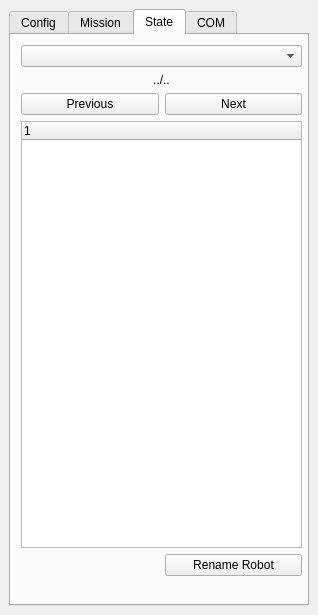
<?xml version="1.0" encoding="UTF-8"?>
<ui version="4.0">
 <class>SeabotDockWidgetBase</class>
 <widget class="QDockWidget" name="SeabotDockWidgetBase">
  <property name="windowModality">
   <enum>Qt::NonModal</enum>
  </property>
  <property name="geometry">
   <rect>
    <x>0</x>
    <y>0</y>
    <width>318</width>
    <height>615</height>
   </rect>
  </property>
  <property name="sizePolicy">
   <sizepolicy hsizetype="Maximum" vsizetype="Maximum">
    <horstretch>0</horstretch>
    <verstretch>0</verstretch>
   </sizepolicy>
  </property>
  <property name="minimumSize">
   <size>
    <width>250</width>
    <height>269</height>
   </size>
  </property>
  <property name="windowTitle">
   <string>Seabot</string>
  </property>
  <widget class="QWidget" name="dockWidgetContents">
   <property name="sizePolicy">
    <sizepolicy hsizetype="Expanding" vsizetype="Expanding">
     <horstretch>0</horstretch>
     <verstretch>0</verstretch>
    </sizepolicy>
   </property>
   <property name="minimumSize">
    <size>
     <width>250</width>
     <height>250</height>
    </size>
   </property>
   <property name="baseSize">
    <size>
     <width>250</width>
     <height>250</height>
    </size>
   </property>
   <layout class="QGridLayout" name="gridLayout">
    <item row="0" column="0">
     <widget class="QTabWidget" name="tabWidget">
      <property name="sizePolicy">
       <sizepolicy hsizetype="Maximum" vsizetype="Maximum">
        <horstretch>0</horstretch>
        <verstretch>0</verstretch>
       </sizepolicy>
      </property>
      <property name="minimumSize">
       <size>
        <width>100</width>
        <height>220</height>
       </size>
      </property>
      <property name="maximumSize">
       <size>
        <width>524287</width>
        <height>524287</height>
       </size>
      </property>
      <property name="baseSize">
       <size>
        <width>250</width>
        <height>250</height>
       </size>
      </property>
      <property name="autoFillBackground">
       <bool>false</bool>
      </property>
      <property name="currentIndex">
       <number>2</number>
      </property>
      <property name="elideMode">
       <enum>Qt::ElideNone</enum>
      </property>
      <widget class="QWidget" name="tab_config">
       <property name="sizePolicy">
        <sizepolicy hsizetype="Maximum" vsizetype="Maximum">
         <horstretch>0</horstretch>
         <verstretch>0</verstretch>
        </sizepolicy>
       </property>
       <attribute name="title">
        <string>Config</string>
       </attribute>
       <widget class="QWidget" name="verticalLayoutWidget">
        <property name="geometry">
         <rect>
          <x>10</x>
          <y>10</y>
          <width>281</width>
          <height>381</height>
         </rect>
        </property>
        <layout class="QVBoxLayout" name="verticalLayout_2" stretch="1,0,1,0,0,0,0,0,0,0,0,0,0,0,0,0">
         <property name="spacing">
          <number>3</number>
         </property>
         <property name="sizeConstraint">
          <enum>QLayout::SetDefaultConstraint</enum>
         </property>
         <property name="leftMargin">
          <number>0</number>
         </property>
         <property name="topMargin">
          <number>0</number>
         </property>
         <property name="rightMargin">
          <number>0</number>
         </property>
         <property name="bottomMargin">
          <number>0</number>
         </property>
         <item>
          <widget class="QLabel" name="label_status">
           <property name="minimumSize">
            <size>
             <width>0</width>
             <height>0</height>
            </size>
           </property>
           <property name="maximumSize">
            <size>
             <width>16777215</width>
             <height>16777215</height>
            </size>
           </property>
           <property name="text">
            <string>Status</string>
           </property>
           <property name="alignment">
            <set>Qt::AlignCenter</set>
           </property>
          </widget>
         </item>
         <item>
          <widget class="QPushButton" name="pushButton_seabot">
           <property name="minimumSize">
            <size>
             <width>100</width>
             <height>0</height>
            </size>
           </property>
           <property name="text">
            <string>Enable Seabot Position</string>
           </property>
           <property name="checkable">
            <bool>true</bool>
           </property>
          </widget>
         </item>
         <item>
          <widget class="QPushButton" name="pushButton_boat">
           <property name="minimumSize">
            <size>
             <width>100</width>
             <height>0</height>
            </size>
           </property>
           <property name="text">
            <string>Enable Boat Position</string>
           </property>
           <property name="checkable">
            <bool>true</bool>
           </property>
          </widget>
         </item>
         <item>
          <widget class="QPushButton" name="pushButton_mission">
           <property name="minimumSize">
            <size>
             <width>100</width>
             <height>0</height>
            </size>
           </property>
           <property name="text">
            <string>Enable Mission Status</string>
           </property>
           <property name="checkable">
            <bool>true</bool>
           </property>
          </widget>
         </item>
         <item>
          <spacer name="verticalSpacer">
           <property name="orientation">
            <enum>Qt::Vertical</enum>
           </property>
           <property name="sizeHint" stdset="0">
            <size>
             <width>20</width>
             <height>10</height>
            </size>
           </property>
          </spacer>
         </item>
         <item>
          <widget class="Line" name="line">
           <property name="orientation">
            <enum>Qt::Horizontal</enum>
           </property>
          </widget>
         </item>
         <item>
          <widget class="QLabel" name="label">
           <property name="text">
            <string>Email account</string>
           </property>
           <property name="alignment">
            <set>Qt::AlignCenter</set>
           </property>
          </widget>
         </item>
         <item>
          <widget class="QComboBox" name="comboBox_config_email"/>
         </item>
         <item>
          <widget class="QLineEdit" name="lineEdit_email">
           <property name="toolTip">
            <string/>
           </property>
           <property name="statusTip">
            <string/>
           </property>
           <property name="whatsThis">
            <string/>
           </property>
           <property name="accessibleName">
            <string/>
           </property>
           <property name="accessibleDescription">
            <string/>
           </property>
           <property name="inputMethodHints">
            <set>Qt::ImhEmailCharactersOnly</set>
           </property>
           <property name="inputMask">
            <string/>
           </property>
           <property name="text">
            <string/>
           </property>
           <property name="frame">
            <bool>true</bool>
           </property>
           <property name="placeholderText">
            <string>email</string>
           </property>
          </widget>
         </item>
         <item>
          <widget class="QLineEdit" name="lineEdit_password">
           <property name="inputMethodHints">
            <set>Qt::ImhHiddenText|Qt::ImhNoAutoUppercase|Qt::ImhNoPredictiveText|Qt::ImhSensitiveData</set>
           </property>
           <property name="echoMode">
            <enum>QLineEdit::Password</enum>
           </property>
           <property name="placeholderText">
            <string>password</string>
           </property>
           <property name="clearButtonEnabled">
            <bool>false</bool>
           </property>
          </widget>
         </item>
         <item>
          <widget class="QLineEdit" name="lineEdit_server_ip">
           <property name="placeholderText">
            <string>server ip</string>
           </property>
          </widget>
         </item>
         <item>
          <widget class="QLineEdit" name="lineEdit_server_port">
           <property name="placeholderText">
            <string>server port</string>
           </property>
          </widget>
         </item>
         <item>
          <widget class="QPushButton" name="pushButton_server_save">
           <property name="text">
            <string>Save</string>
           </property>
          </widget>
         </item>
         <item>
          <widget class="QPushButton" name="pushButton_server_delete">
           <property name="text">
            <string>Delete</string>
           </property>
          </widget>
         </item>
         <item>
          <widget class="QPushButton" name="pushButton_server_connect">
           <property name="text">
            <string>Connect</string>
           </property>
           <property name="checkable">
            <bool>true</bool>
           </property>
           <property name="checked">
            <bool>false</bool>
           </property>
          </widget>
         </item>
         <item>
          <widget class="QLabel" name="label_server_log">
           <property name="text">
            <string>Disconnected</string>
           </property>
           <property name="alignment">
            <set>Qt::AlignCenter</set>
           </property>
          </widget>
         </item>
        </layout>
       </widget>
      </widget>
      <widget class="QWidget" name="tab_mission">
       <attribute name="title">
        <string>Mission</string>
       </attribute>
       <widget class="QWidget" name="verticalLayoutWidget_2">
        <property name="geometry">
         <rect>
          <x>10</x>
          <y>10</y>
          <width>281</width>
          <height>403</height>
         </rect>
        </property>
        <layout class="QVBoxLayout" name="verticalLayout_3">
         <property name="sizeConstraint">
          <enum>QLayout::SetMaximumSize</enum>
         </property>
         <item>
          <layout class="QFormLayout" name="formLayout">
           <property name="sizeConstraint">
            <enum>QLayout::SetMaximumSize</enum>
           </property>
           <property name="fieldGrowthPolicy">
            <enum>QFormLayout::FieldsStayAtSizeHint</enum>
           </property>
           <property name="rowWrapPolicy">
            <enum>QFormLayout::WrapLongRows</enum>
           </property>
           <item row="0" column="0">
            <widget class="QLabel" name="label_6">
             <property name="text">
              <string>&lt;html&gt;&lt;head/&gt;&lt;body&gt;&lt;p&gt;&lt;span style=&quot; font-weight:600;&quot;&gt;Mission name&lt;/span&gt;&lt;/p&gt;&lt;/body&gt;&lt;/html&gt;</string>
             </property>
             <property name="textFormat">
              <enum>Qt::RichText</enum>
             </property>
            </widget>
           </item>
           <item row="0" column="1">
            <widget class="QLabel" name="label_mission_file">
             <property name="text">
              <string>...</string>
             </property>
            </widget>
           </item>
           <item row="2" column="0">
            <widget class="QLabel" name="label_2">
             <property name="text">
              <string>&lt;html&gt;&lt;head/&gt;&lt;body&gt;&lt;p&gt;&lt;span style=&quot; font-weight:600;&quot;&gt;Status&lt;/span&gt;&lt;/p&gt;&lt;/body&gt;&lt;/html&gt;</string>
             </property>
             <property name="textFormat">
              <enum>Qt::RichText</enum>
             </property>
            </widget>
           </item>
           <item row="2" column="1">
            <widget class="QLabel" name="label_mission_status">
             <property name="text">
              <string>UNKNOWN</string>
             </property>
            </widget>
           </item>
           <item row="3" column="0">
            <widget class="QLabel" name="label_7">
             <property name="text">
              <string>&lt;html&gt;&lt;head/&gt;&lt;body&gt;&lt;p&gt;&lt;span style=&quot; font-weight:600;&quot;&gt;Start Time&lt;/span&gt;&lt;/p&gt;&lt;/body&gt;&lt;/html&gt;</string>
             </property>
             <property name="textFormat">
              <enum>Qt::RichText</enum>
             </property>
            </widget>
           </item>
           <item row="3" column="1">
            <widget class="QLabel" name="label_mission_start_time">
             <property name="text">
              <string>-1</string>
             </property>
            </widget>
           </item>
           <item row="4" column="0">
            <widget class="QLabel" name="label_9">
             <property name="text">
              <string>&lt;html&gt;&lt;head/&gt;&lt;body&gt;&lt;p&gt;&lt;span style=&quot; font-weight:600;&quot;&gt;End Time&lt;/span&gt;&lt;/p&gt;&lt;/body&gt;&lt;/html&gt;</string>
             </property>
             <property name="textFormat">
              <enum>Qt::RichText</enum>
             </property>
            </widget>
           </item>
           <item row="4" column="1">
            <widget class="QLabel" name="label_mission_end_time">
             <property name="text">
              <string>-1</string>
             </property>
            </widget>
           </item>
           <item row="5" column="0">
            <widget class="QLabel" name="label_4">
             <property name="text">
              <string>&lt;html&gt;&lt;head/&gt;&lt;body&gt;&lt;p&gt;&lt;span style=&quot; font-weight:600;&quot;&gt;Depth&lt;/span&gt;&lt;/p&gt;&lt;/body&gt;&lt;/html&gt;</string>
             </property>
             <property name="textFormat">
              <enum>Qt::RichText</enum>
             </property>
            </widget>
           </item>
           <item row="5" column="1">
            <widget class="QLabel" name="label_mission_depth">
             <property name="text">
              <string>-10</string>
             </property>
            </widget>
           </item>
           <item row="6" column="0">
            <widget class="QLabel" name="label_3">
             <property name="text">
              <string>&lt;html&gt;&lt;head/&gt;&lt;body&gt;&lt;p&gt;&lt;span style=&quot; font-weight:600;&quot;&gt;Waypoint&lt;/span&gt;&lt;/p&gt;&lt;/body&gt;&lt;/html&gt;</string>
             </property>
             <property name="textFormat">
              <enum>Qt::RichText</enum>
             </property>
            </widget>
           </item>
           <item row="6" column="1">
            <widget class="QLabel" name="label_mission_waypoint_id">
             <property name="text">
              <string>-1</string>
             </property>
            </widget>
           </item>
           <item row="7" column="0">
            <widget class="QLabel" name="label_5">
             <property name="text">
              <string>&lt;html&gt;&lt;head/&gt;&lt;body&gt;&lt;p&gt;&lt;span style=&quot; font-weight:600;&quot;&gt;Time (remain)&lt;/span&gt;&lt;/p&gt;&lt;/body&gt;&lt;/html&gt;</string>
             </property>
             <property name="textFormat">
              <enum>Qt::RichText</enum>
             </property>
            </widget>
           </item>
           <item row="7" column="1">
            <widget class="QLabel" name="label_mission_time_remain">
             <property name="text">
              <string>0</string>
             </property>
            </widget>
           </item>
           <item row="8" column="0">
            <widget class="QLabel" name="label_11">
             <property name="text">
              <string>&lt;html&gt;&lt;head/&gt;&lt;body&gt;&lt;p&gt;&lt;span style=&quot; font-weight:600;&quot;&gt;Next depth&lt;/span&gt;&lt;/p&gt;&lt;/body&gt;&lt;/html&gt;</string>
             </property>
             <property name="textFormat">
              <enum>Qt::RichText</enum>
             </property>
            </widget>
           </item>
           <item row="8" column="1">
            <widget class="QLabel" name="label_mission_next_depth">
             <property name="text">
              <string>-1</string>
             </property>
            </widget>
           </item>
           <item row="1" column="1">
            <widget class="QPushButton" name="pushButton_open_mission">
             <property name="text">
              <string>Open mission</string>
             </property>
            </widget>
           </item>
          </layout>
         </item>
        </layout>
       </widget>
      </widget>
      <widget class="QWidget" name="tab_state">
       <attribute name="title">
        <string>State</string>
       </attribute>
       <widget class="QWidget" name="gridLayoutWidget">
        <property name="geometry">
         <rect>
          <x>10</x>
          <y>10</y>
          <width>281</width>
          <height>531</height>
         </rect>
        </property>
        <layout class="QGridLayout" name="gridLayout_2">
         <item row="3" column="1">
          <widget class="QPushButton" name="pushButton_state_next">
           <property name="text">
            <string>Next</string>
           </property>
          </widget>
         </item>
         <item row="3" column="0">
          <widget class="QPushButton" name="pushButton_state_previous">
           <property name="text">
            <string>Previous</string>
           </property>
          </widget>
         </item>
         <item row="5" column="0" colspan="2">
          <widget class="QTreeWidget" name="treeWidget_iridium">
           <attribute name="headerDefaultSectionSize">
            <number>150</number>
           </attribute>
           <column>
            <property name="text">
             <string notr="true">1</string>
            </property>
           </column>
          </widget>
         </item>
         <item row="6" column="1">
          <widget class="QPushButton" name="pushButton_state_rename">
           <property name="text">
            <string>Rename Robot</string>
           </property>
          </widget>
         </item>
         <item row="0" column="0" colspan="2">
          <widget class="QComboBox" name="comboBox_state_imei"/>
         </item>
         <item row="1" column="0" colspan="2">
          <widget class="QLabel" name="label_state_info">
           <property name="text">
            <string>../..</string>
           </property>
           <property name="alignment">
            <set>Qt::AlignCenter</set>
           </property>
          </widget>
         </item>
        </layout>
       </widget>
      </widget>
      <widget class="QWidget" name="tab_com">
       <attribute name="title">
        <string>COM</string>
       </attribute>
       <widget class="QWidget" name="verticalLayoutWidget_3">
        <property name="geometry">
         <rect>
          <x>10</x>
          <y>10</y>
          <width>281</width>
          <height>81</height>
         </rect>
        </property>
        <layout class="QVBoxLayout" name="verticalLayout">
         <item>
          <widget class="QComboBox" name="comboBox_com_send"/>
         </item>
         <item>
          <widget class="QPushButton" name="pushButton_com_send">
           <property name="text">
            <string>Send</string>
           </property>
          </widget>
         </item>
        </layout>
       </widget>
      </widget>
     </widget>
    </item>
   </layout>
  </widget>
 </widget>
 <resources/>
 <connections/>
</ui>
